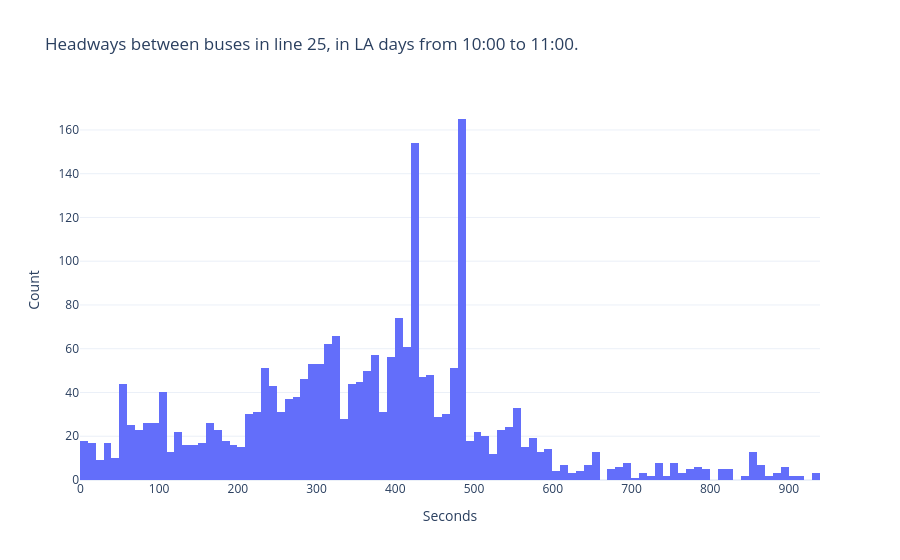

The notebook cell this image was saved under:
### Code cell
fig = go.Figure()

fig.add_trace(go.Histogram(x=hws.headway, name="Before COVID-19", xbins={"size": 10}))

"""
for val in [ci_0[0],ci_1[1]] :
    fig.add_shape(
        type='line',
        x0=val,
        y0=0,
        x1=val,
        y1=200,
        line=dict(
            color='red',
            width=1.5,
            dash='dashdot'
        )
    )
"""


# Layout
fig.update_layout(
    title=f"Headways between buses in line {line}, in {day_type} days from {st_hour}:00 to {end_hour}:00.",
    xaxis_title="Seconds",
    yaxis_title="Count",
)

### Figure 1 — Plotly figure (JSON) as saved in the notebook; plotly's stock layout.template omitted (floating-point values rounded to 4 significant figures; data arrays with more than 128 entries replaced by an {"elided": "..."} marker saying what was removed)
{"data": [{"name": "Before COVID-19", "type": "histogram", "x": {"elided": "2311 int values"}, "xbins": {"size": 10}}], "layout": {"title": {"text": "Headways between buses in line 25, in LA days from 10:00 to 11:00."}, "xaxis": {"title": {"text": "Seconds"}}, "yaxis": {"title": {"text": "Count"}}}}
